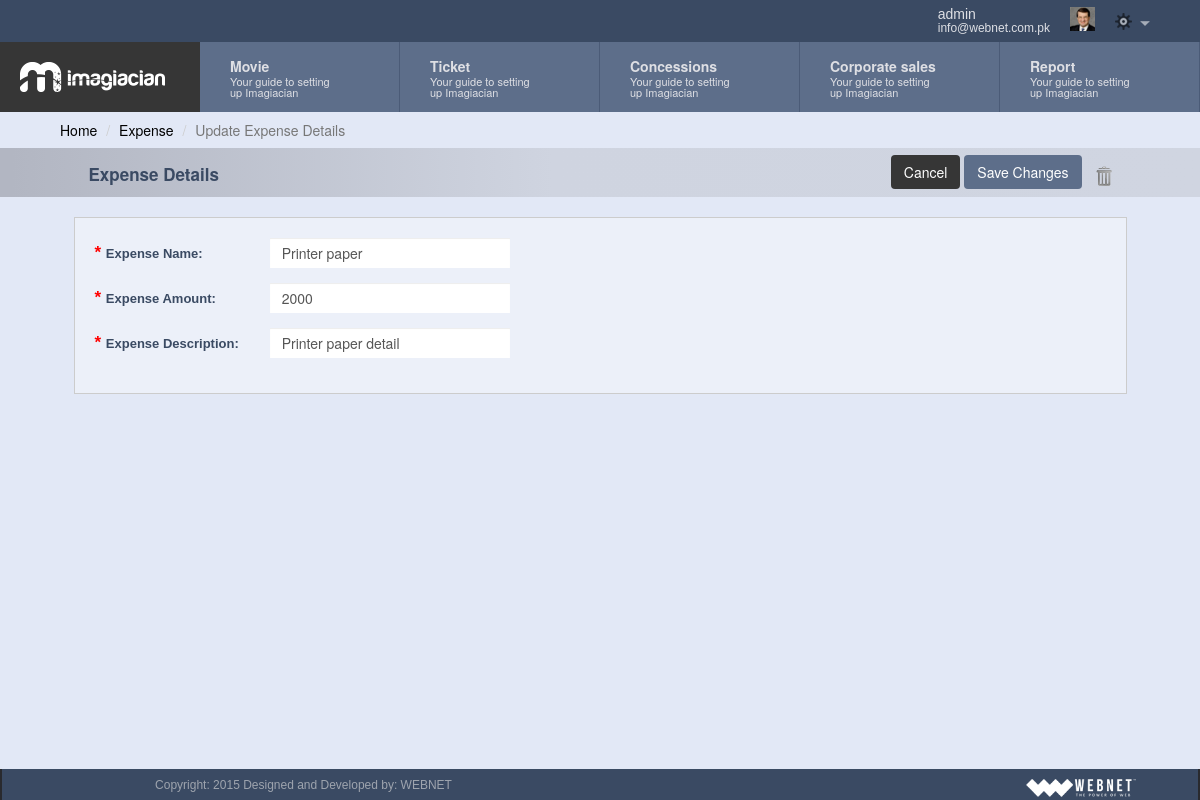
/add_expense.php?id=2 (signed in), run on the app's committed database.
### tables this page shows
CREATE TABLE IF NOT EXISTS `expenses` (
  `expense_id` int(11) NOT NULL AUTO_INCREMENT,
  `expense_amount` varchar(32) NOT NULL,
  `expense_name` varchar(32) NOT NULL,
  `expense_detail` varchar(32) NOT NULL,
  `expense_user` varchar(32) NOT NULL,
  `expense_date` date NOT NULL,
  `expense_ts` timestamp NOT NULL DEFAULT CURRENT_TIMESTAMP,
  PRIMARY KEY (`expense_id`)
);

### common/class.database.php (called while the page is built, shortened)
<?php
class Database {
    public $_DB;
    public $_query;
    public $_where = array();
    public $_select = array();
    public $_action;
    public $_table;
    public $_force_select_all = false;
    public function __construct() {
        try {
            $this->_DB = new PDO('mysql:host=' . DB_HOST . ';dbname=' . DB_NAME, DB_USER, DB_PASS);
            $this->_DB->setAttribute(PDO::ATTR_ERRMODE, PDO::ERRMODE_EXCEPTION);
        } catch (PDOException $e) {
            echo 'ERROR: ' . $e->getMessage();
        }
    }
    public function where($column_name, $value, $operator = '=') {
        $this->_where[$column_name] = array();
        $this->_where[$column_name][] = $value;
        $this->_where[$column_name][] = $operator;
    }
    public function query($query) {
        try {
            $this->_query = $this->_DB->prepare(filter_var($query, FILTER_SANITIZE_STRING));
            $this->bind_results();
            $this->_query->execute();
            $this->_where = array();
            $this->_select = array();
        } catch (PDOException $e) {
            $er = $e->errorInfo;
            echo '<p style="font-family:arial; background:#F00; position:absolute; z-index:10000; color:#FFF; padding:5px;">ERROR: ' . $er[2] . '</p>';
        }
    }
    public function bind_results() {
        if (!empty($this->_where)) {
            $ci = 0;
            foreach ($this->_where as $c => $value) {
                $ci++;
                if (is_array($value[0])) {
                    foreach ($value[0] as $rkey => $rvalue) {
                        $this->_query->bindValue(':' . $c.($ci+$rkey), $rvalue, $this->get_type($rvalue));
                    }
                }else{
                    $this->_query->bindValue(':' . $c.$ci, $value[0], $this->get_type($value[0]));
                }
            }
        }
    }
    public function get_type($value) {
        if (is_int($value)) {
            $param = PDO::PARAM_INT;
        } elseif (is_bool($value)) {
            $param = PDO::PARAM_BOOL;
        } elseif (is_null($value)) {
            $param = PDO::PARAM_NULL;
        } elseif (is_string($value)) {
            $param = PDO::PARAM_STR;
        } else {
            $param = FALSE;
        }
        return $param;
    }
    public function build_query() {
        $query = $this->_action;
        if ($this->_action == 'SELECT') {
            if (!empty($this->_select)) {
                if ($this->_force_select_all == true) {
                    $query .= ' *,';
                }
                foreach ($this->_select as $column_name => $name) {
                    $query .=' ' . $column_name . ' as ' . $name . ', ';
                }
            } else {
                $query .= ' *';
            }
            $query = rtrim($query, ', ');
        }
        if ($this->_action != 'UPDATE' && $this->_action != 'INSERT') {
            $query .= ' FROM ';
        }
        $query .= $this->_table;
        if (!empty($this->_where)) {
            $query .= ' WHERE ';
            $columns = array();
            $ci = 0;
            foreach ($this->_where as $c => $v) {
                $cn = $c;
                $ci++;
                if ($v[1] == 'BETWEEN' || $v[1] == 'NOT BETWEEN') {
                    $columns[] = $cn . ' ' . $v[1] . ' :' . $c.$ci . ' and :' . $c.($ci+1);
                }elseif($v[1] == 'IN'){
                    $columns[] = $cn . ' IN ' . $v[0];
                }else{
                    $columns[] = $cn . ' ' . $v[1] . ' :' . $c.$ci;
                }
            }
            $query .= implode(' AND ', $columns);
        }
        $this->query($query);
    }
    public function result($fetch_type = PDO::FETCH_OBJ) {
        return $this->_query->fetch($fetch_type);
    }
    public function from($table_name, $num_rows = NULL) {
        $this->_action = 'SELECT';
        $this->_table = $table_name;
        $this->build_query();
    }
}

### classes/class.expense.php (called while the page is built, shortened)
<?php
class expense extends database
{
	private $table_name;
	function __construct()
	{
		$this->table_name = 'expenses';
	}
	public function get_expenses($ID = NULL)
	{
		if (isset($ID)) {
			$this->from($this->table_name);
			return $this->result();
		}
		else {
			$this->from($this->table_name);
			return $this->all_results();
		}
	}
}
 ?>

### add_expense.php (the view, shortened to what this page needs)
<?php require_once 'header.php'; ?>
<?php
	if($_SESSION['user']->capabilities != 'null'){
		$user_capabilities = $_SESSION['user']->capabilities;
		$user_capabilities = (!empty($user_capabilities))? json_decode($user_capabilities) : array();
	}else{$user_capabilities = array('empty'); }
	if(in_array('add_concession', $user_capabilities)){
?>
	<div class="container">
	<div class="row">
		<ol class="breadcrumb">
		  <li><a href="index.php">Home</a></li>
		  <li><a href="view_expense.php">Expense</a></li>
		  <li class="active"><?php echo (isset($_GET['id']))? 'Update' : 'Add' ?> Expense Details</li>
		</ol>
	</div>
<form class="form-horizontal dashboardForm"  action="" method="post" enctype="multipart/form-data">
		<div class="row gray-header">
				<div class="col-md-12">
					<div class="form-header-inner">
						<div class="col-sm-6">
							<h3> Expense Details</h3>
						</div>
				 		<div class="col-sm-6 action_btn">
				 			<button type="button" class="btn submitBtn cancel-button" name="">Cancel</button>
					 		<button type="submit" class="btn submitBtn save-button" name="add_expense"><?php echo (isset($_GET['id']))? 'Save Changes ' : 'Add expense' ?>  </button>
					 		<a href="#" data-toggle="modal" data-target=".delete_confirm_modal"><img width="20px" class="img_delete" src="assets/images/delete_icon.png"/></a>
				 		</div>
				 	</div>
			 	</div>
		  </div>
			<?php
			$expense = new expense();
			$ID = (isset($_GET['id']))? $_GET['id'] : NULL;
			if (isset($ID)) {
				$expense_result = $expense->get_expenses($ID);
			}
			?>
			<div class="form-container">
			<div class="col-md-6">
			<div class="col-md-12">
					<div class="form-group">
						<label for="expense_amont" class="col-sm-4 control-label"><span>* </span>Expense Name: </label>
						<div class="col-sm-8">
							<input type="text" name="expense_name" id="expense_name" value="<?php echo (isset($ID))? $expense_result->expense_name : '' ?>" class="form-control" required>
						</div>
					</div>
				</div>
				<div class="col-md-12">
					<div class="form-group">
						<label for="expense_amont" class="col-sm-4 control-label"><span>* </span>Expense Amount: </label>
						<div class="col-sm-8">
							<input type="text" name="expense_amount" id="expense_amount" value="<?php echo (isset($ID))? $expense_result->expense_amount : '' ?>" class="form-control" required>
						</div>
					</div>
				</div>
				<div class="col-md-12">
					<div class="form-group">
						<label for="expense_detail" class="col-sm-4 control-label"><span>* </span>Expense Description: </label>
						<div class="col-sm-8">
							<input type="text" name="expense_detail" id="expense_detail" value="<?php echo (isset($ID))? $expense_result->expense_detail : '' ?>" class="form-control" required>
						</div>
					</div>
				</div>
			</div>
		 </div>
	  </form>
	</div>
<?php }
?>
<?php require_once 'footer.php'; ?>

### assets/css/dashboard.css (style rules this page uses)
button { outline:0px!important; }
body { background-color: #e2e8f6;padding-right:0px!important; }
html, body { height: 100%; }
label span { color: red; font-size: 17px; line-height: 5px; margin-left: -10px; }
.gray-header { min-height: 45px; background: rgb(178,182,194); background: -moz-linear-gradient(left, rgba(178,182,194,1) 1%, rgba(207,212,224,1) 46%, rgba(231,236,248,1) 100%); background: -webkit-gradient(linear, left top, right top, color-stop(1%,rgba(178,182,194,1)), color-stop(46%,rgba(207,212,224,1)), color-stop(100%,rgba(231,236,248,1))); background: -webkit-linear-gradient(left, rgba(178,182,194,1) 1%,rgba(207,212,224,1) 46%,rgba(231,236,248,1) 100%); background: -o-linear-gradient(left, rgba(178,182,194,1) 1%,rgba(207,212,224,1) 46%,rgba(231,236,248,1) 100%); background: -ms-linear-gradient(left, rgba(178,182,194,1) 1%,rgba(207,212,224,1) 46%,rgba(231,236,248,1) 100%); background: linear-gradient(to right, rgba(178,182,194,1) 1%,rgba(207,212,224,1) 46%,rgb(208, 213, 225) 100%); filter: progid:DXImageTransform.Microsoft.gradient( startColorstr='#b2b6c2', endColorstr='#e7ecf8',GradientType=1 ); color: #3a4a63; }
.gray-header h3 { font-size: 17px; font-weight: bold; margin-bottom: 5px; }
.gray-header .img_delete { margin-left: 10px; }
.gray-header .action_btn { text-align: right; }
.img_delete { width: 16px; }
.container { width:100%!important; }
.form-header-inner { width: 90%; margin: auto; min-height: 45px; padding-top: 7px; }
h1, .h1, h2, .h2, h3, .h3 { margin-top: 10px; margin-bottom: 10px; }
.form-container { width: 90%; margin: auto; overflow: auto; height: auto; border: 1px solid #ccc; margin-bottom: 20px; background-color: #ecf0f9; padding-bottom: 20px; margin-top: 20px; padding-top: 20px; }
.dashboardForm label { color: #3a4a63; font-size: 13px; font-family: helvetica; }
.dashboardForm .save-button { background-color: #5D6E8A; color: white; margin-bottom: 8px; }
.dashboardForm .cancel-button { background-color: #363636; color: white; margin-bottom: 8px; }
.form-container .form-control { border-radius: 0px; border: 0px; height: 30px; width: 80%; }
.breadcrumb { padding: 8px 60px!important; margin-bottom: 0px!important; background-color: transparent!important; }
.breadcrumb a { color: #000000; }
@media (min-width: 768px) { .form-horizontal .control-label { padding-top: 7px; margin-bottom: 0; text-align: left!important; } }

### data on the page
expenses: expense_name "Printer paper", expense_amount "2000", expense_detail "Printer paper detail"

### other printed values
$_SESSION['user']->first_name "admin"
$_SESSION['user']->user_email "info@webnet.com.pk"
